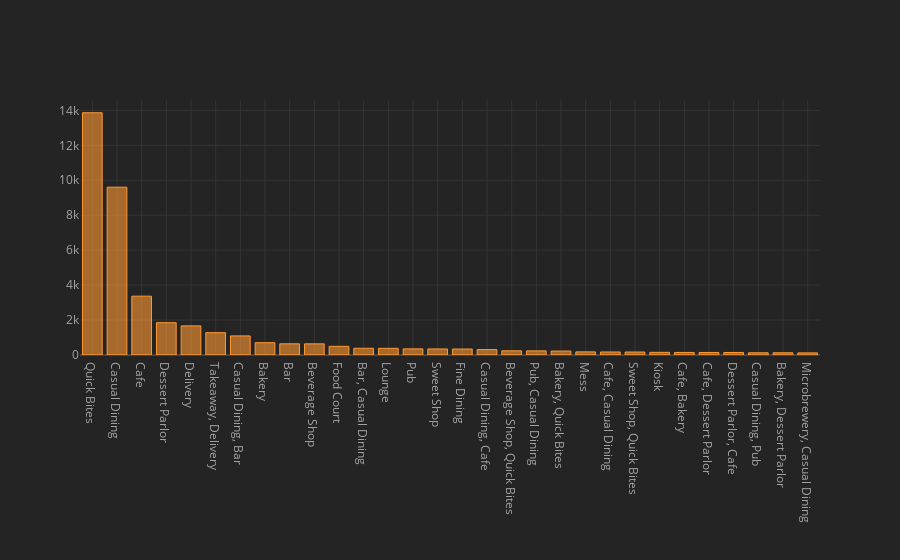

Notebook code cell kept with this figure:
### Markdown cell above
# Most Popular Restaurant types

### Code cell
df.rest_type.value_counts().head(30).iplot(kind="bar")

### Figure 1 — Plotly figure (JSON) as saved in the notebook; plotly's stock layout.template omitted (floating-point values rounded to 4 significant figures)
{"data": [{"marker": {"color": "rgba(255, 153, 51, 0.6)", "line": {"color": "rgba(255, 153, 51, 1.0)", "width": 1}}, "name": "count", "orientation": "v", "text": "", "type": "bar", "x": ["Quick Bites", "Casual Dining", "Cafe", "Dessert Parlor", "Delivery", "Takeaway, Delivery", "Casual Dining, Bar", "Bakery", "Bar", "Beverage Shop", "Food Court", "Bar, Casual Dining", "Lounge", "Pub", "Sweet Shop", "Fine Dining", "Casual Dining, Cafe", "Beverage Shop, Quick Bites", "Pub, Casual Dining", "Bakery, Quick Bites", "Mess", "Cafe, Casual Dining", "Sweet Shop, Quick Bites", "Kiosk", "Cafe, Bakery", "Cafe, Dessert Parlor", "Dessert Parlor, Cafe", "Casual Dining, Pub", "Bakery, Dessert Parlor", "Microbrewery, Casual Dining"], "y": [13866, 9605, 3368, 1850, 1666, 1278, 1092, 704, 640, 638, 496, 385, 381, 351, 346, 342, 310, 239, 236, 225, 180, 173, 171, 152, 146, 144, 144, 127, 127, 121]}], "layout": {"autosize": true, "legend": {"bgcolor": "#242424", "font": {"color": "#F4F4F4"}}, "paper_bgcolor": "#242424", "plot_bgcolor": "#242424", "title": {"font": {"color": "#F4F4F4"}}, "xaxis": {"autorange": true, "gridcolor": "#343434", "range": [-0.5, 29.5], "showgrid": true, "tickfont": {"color": "#A4A4A4"}, "title": {"font": {"color": "#A4A4A4"}, "text": ""}, "type": "category", "zerolinecolor": "#444444"}, "yaxis": {"autorange": true, "gridcolor": "#343434", "range": [0, 14600.0], "showgrid": true, "tickfont": {"color": "#A4A4A4"}, "title": {"font": {"color": "#A4A4A4"}, "text": ""}, "type": "linear", "zerolinecolor": "#444444"}}}
